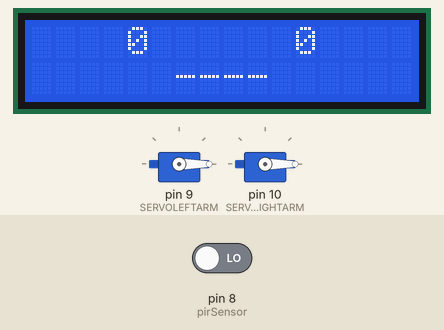
Bench run of a sketch on a simulated Arduino Uno, built with avr-gcc and run on an emulated ATmega328P. Parts: 2 × servo, 16×2 character LCD. The inputs (shaded band) are chosen by the test bench; at power-on: pin 8 (pirSensor) LOW. What the sketch prints to the serial monitor is not drawn.

Above: at 1.2 s.
1.3 s: pin 8 (pirSensor) driven HIGH
At 3.2 s:
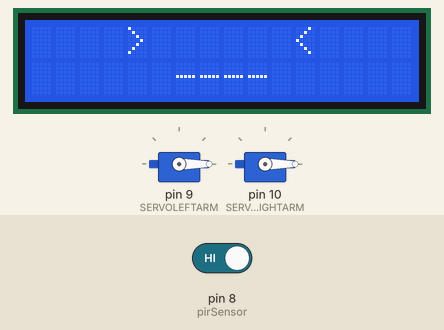
3.5 s: pin 8 (pirSensor) driven LOW
At 4.4 s:
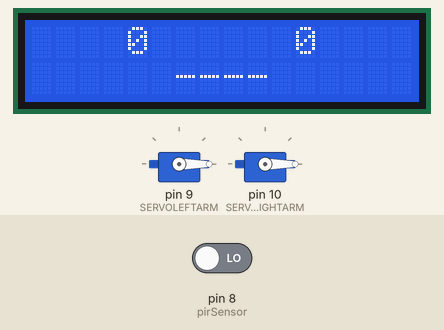
Timing chart, 0 to 6.5 s (numbered marks = the images above; inputs shaded):
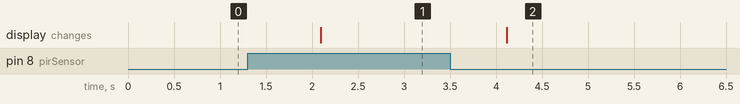

Measured:
- after the input at 1.3 s, the display: changes after 0.80 s (image 1)
- after the input at 3.5 s, the display: changes after 0.62 s (image 2)

The sketch:

rickroll.ino
```cpp
/*
DOCUMENTAÇÃO
Portas Utilizando:
02 => LCD
03 => LCD
04 => LCD
05 => LCD
08 => PIR
09 => SERVO
10 => SERVO
11 => LCD
12 => LCD

Portas Livres: 06 - 07 - 13

Fios:
Vermelho: 5V
Marrom: GND
Laranja: Portas
Roxo: Potenciometro
Azul: Servo Right Arm
Verde: Servo Left Arm
Amarelo: Pir Sensor


*/

// Servo Motor
#include <Servo.h>

// Biblioteca do LCD 16x2
#include <LiquidCrystal.h>

// <SERVO>
#define SERVOLEFTARM 9 // Porta Digital 9
#define SERVORIGHTARM 10 // Porta Digital 10

Servo leftArm; // Variável Servo
Servo rightArm; // Variável Servo

int positionLeftArm; // Posição Servo
int positionRightArm; // Posição Servo
// </SERVO>

// LCD
// Inicializa a biblioteca com os pinos da interface LCD
LiquidCrystal lcd(12, 11, 5, 4, 3, 2);

// PIR
int pirSensor = 8; // Pino Sensor de Presença
int active = 1;
int inactive = 0;

// BUZZER
#define NOTE_B0  31
#define NOTE_C1  33
#define NOTE_CS1 35
#define NOTE_D1  37
#define NOTE_DS1 39
#define NOTE_E1  41
#define NOTE_F1  44
#define NOTE_FS1 46
#define NOTE_G1  49
#define NOTE_GS1 52
#define NOTE_A1  55
#define NOTE_AS1 58
#define NOTE_B1  62
#define NOTE_C2  65
#define NOTE_CS2 69
#define NOTE_D2  73
#define NOTE_DS2 78
#define NOTE_E2  82
#define NOTE_F2  87
#define NOTE_FS2 93
#define NOTE_G2  98
#define NOTE_GS2 104
#define NOTE_A2  110
#define NOTE_AS2 117
#define NOTE_B2  123
#define NOTE_C3  131
#define NOTE_CS3 139
#define NOTE_D3  147
#define NOTE_DS3 156
#define NOTE_E3  165
#define NOTE_F3  175
#define NOTE_FS3 185
#define NOTE_G3  196
#define NOTE_GS3 208
#define NOTE_A3  220
#define NOTE_AS3 233
#define NOTE_B3  247
#define NOTE_C4  262
#define NOTE_CS4 277
#define NOTE_D4  294
#define NOTE_DS4 311
#define NOTE_E4  330
#define NOTE_F4  349
#define NOTE_FS4 370
#define NOTE_G4  392
#define NOTE_GS4 415
#define NOTE_A4  440
#define NOTE_AS4 466
#define NOTE_B4  494
#define NOTE_C5  523
#define NOTE_CS5 554
#define NOTE_D5  587
#define NOTE_DS5 622
#define NOTE_E5  659
#define NOTE_F5  698
#define NOTE_FS5 740
#define NOTE_G5  784
#define NOTE_GS5 831
#define NOTE_A5  880
#define NOTE_AS5 932
#define NOTE_B5  988
#define NOTE_C6  1047
#define NOTE_CS6 1109
#define NOTE_D6  1175
#define NOTE_DS6 1245
#define NOTE_E6  1319
#define NOTE_F6  1397
#define NOTE_FS6 1480
#define NOTE_G6  1568
#define NOTE_GS6 1661
#define NOTE_A6  1760
#define NOTE_AS6 1865
#define NOTE_B6  1976
#define NOTE_C7  2093
#define NOTE_CS7 2217
#define NOTE_D7  2349
#define NOTE_DS7 2489
#define NOTE_E7  2637
#define NOTE_F7  2794
#define NOTE_FS7 2960
#define NOTE_G7  3136
#define NOTE_GS7 3322
#define NOTE_A7  3520
#define NOTE_AS7 3729
#define NOTE_B7  3951
#define NOTE_C8  4186
#define NOTE_CS8 4435
#define NOTE_D8  4699
#define NOTE_DS8 4978
#define REST      0


// change this to make the song slower or faster
int tempo = 114;

// change this to whichever pin you want to use
int buzzer = 7;

// notes of the moledy followed by the duration.
// a 4 means a quarter note, 8 an eighteenth , 16 sixteenth, so on
// !!negative numbers are used to represent dotted notes,
// so -4 means a dotted quarter note, that is, a quarter plus an eighteenth!!
int melody[] = {

  // Never Gonna Give You Up - Rick Astley
  // Score available at https://musescore.com/chlorondria_5/never-gonna-give-you-up_alto-sax
  // Arranged by Chlorondria

 /*
 NOTE_A4,16, NOTE_B4,16, NOTE_D5,16, NOTE_B4,16,
  NOTE_FS5,-8, NOTE_FS5,-8, NOTE_E5,-4, NOTE_A4,16, NOTE_B4,16, NOTE_D5,16, NOTE_B4,16,

  NOTE_E5,-8, NOTE_E5,-8, NOTE_D5,-8, NOTE_CS5,16, NOTE_B4,-8, NOTE_A4,16, NOTE_B4,16, NOTE_D5,16, NOTE_B4,16, //18
  NOTE_D5,4, NOTE_E5,8, NOTE_CS5,-8, NOTE_B4,16, NOTE_A4,8, NOTE_A4,8, NOTE_A4,8,
  NOTE_E5,4, NOTE_D5,2,
  */

  // NOTE_A4,16,

  // NOTE_B4,16, NOTE_D5,16, NOTE_B4,16,

  // NOTE_FS5,-8, NOTE_FS5,-8, NOTE_E5,-4, NOTE_A4,16, NOTE_B4,16, NOTE_D5,16, NOTE_B4,16,
  // NOTE_A5,4, NOTE_CS5,8, NOTE_D5,-8, NOTE_CS5,16, NOTE_B4,8, NOTE_A4,16, NOTE_B4,16, NOTE_D5,16, NOTE_B4,16,

  // NOTE_D5,4, NOTE_E5,8, NOTE_CS5,-8, NOTE_B4,16, NOTE_A4,4, NOTE_A4,8,  //23
  // NOTE_E5,4, NOTE_D5,2, REST,4,


};

// sizeof gives the number of bytes, each int value is composed of two bytes (16 bits)
// there are two values per note (pitch and duration), so for each note there are four bytes
int notes = sizeof(melody) / sizeof(melody[0]) / 2;

// this calculates the duration of a whole note in ms
int wholenote = (60000 * 4) / tempo;

int divider = 0, noteDuration = 0;
// BUZZER


void setup () {
  // <SERVO>
  leftArm.attach(SERVOLEFTARM); //Víncula a váriavel com a porta analógica
  rightArm.attach(SERVORIGHTARM);
  Serial.begin(9600);
  leftArm.write(0); // Inicia motor posição zero
  rightArm.write(0); // Inicia motor posição zero
  // </SERVO>

  // <PIR>
  //pinMode(pinoLed, OUTPUT); // Define o pino como saída
  pinMode(pirSensor, INPUT); //Define o pino como entrada
  // </PIR>

  // <LCD>
  // Configura as linhas e colunas do LCD
  lcd.begin(16, 2);
  // Escreve na tela do LCD


}

void loop(){
  // <PIR>
  if(digitalRead(pirSensor) == HIGH){ //Se a leitura for igual a HIGH
    // DANÇANDO
    lcd.setCursor(0,0);
    lcd.print("    >      <   ");
    lcd.setCursor(0,1);
    lcd.print("      ----     ");
    //</LCD>

    // <SERVO>
    // <LEFT ARM>
    for(positionLeftArm = 0; positionLeftArm < 90; positionLeftArm++) {
      leftArm.write(positionLeftArm);
    }
    // </LEFT ARM>

    // <LEFT ARM>
    for(positionLeftArm = 180; positionLeftArm >= 0; positionLeftArm--) {
      leftArm.write(positionLeftArm);
    }
    // </LEFT ARM>

     delay(500);

    // <RIGHT ARM>
    for(positionRightArm = 90; positionRightArm >= 0; positionRightArm--) {
    // for(positionRightArm = -90; positionRightArm <= 0; positionRightArm++) {
      rightArm.write(positionRightArm);
    }
    // </RIGHT ARM>

    delay(500);

    // <LEFT ARM>
    for(positionLeftArm = 90; positionLeftArm >= 0; positionLeftArm--) {
      leftArm.write(positionLeftArm);
    }
    // </LEFT ARM>

    // <RIGHT ARM>
    for(positionRightArm = -90; positionRightArm <= 0; positionRightArm++) {
      rightArm.write(positionRightArm);
    }
    // </RIGHT ARM>
    // </SERVO>
    Serial.println(active);

      // BUZZER
  for (int thisNote = 0; thisNote < notes * 2; thisNote = thisNote + 2) {

    // calculates the duration of each note
    divider = melody[thisNote + 1];
    if (divider > 0) {
      // regular note, just proceed
      noteDuration = (wholenote) / divider;
    } else if (divider < 0) {
      // dotted notes are represented with negative durations!!
      noteDuration = (wholenote) / abs(divider);
      noteDuration *= 1.5; // increases the duration in half for dotted notes
    }

    // we only play the note for 90% of the duration, leaving 10% as a pause
    tone(buzzer, melody[thisNote], noteDuration * 0.9);

    // Wait for the specief duration before playing the next note.
    delay(noteDuration);

    // stop the waveform generation before the next note.
    noTone(buzzer);
  }
  // BUZZER
  }else{
    // PARADO
    lcd.setCursor(0,0);
    lcd.print("    0      0   ");
    lcd.setCursor(0,1);
    lcd.print("      ----     ");
    // PARADO

    Serial.println(inactive);
  }
  // </PIR>
  delay(1000);
}
```
